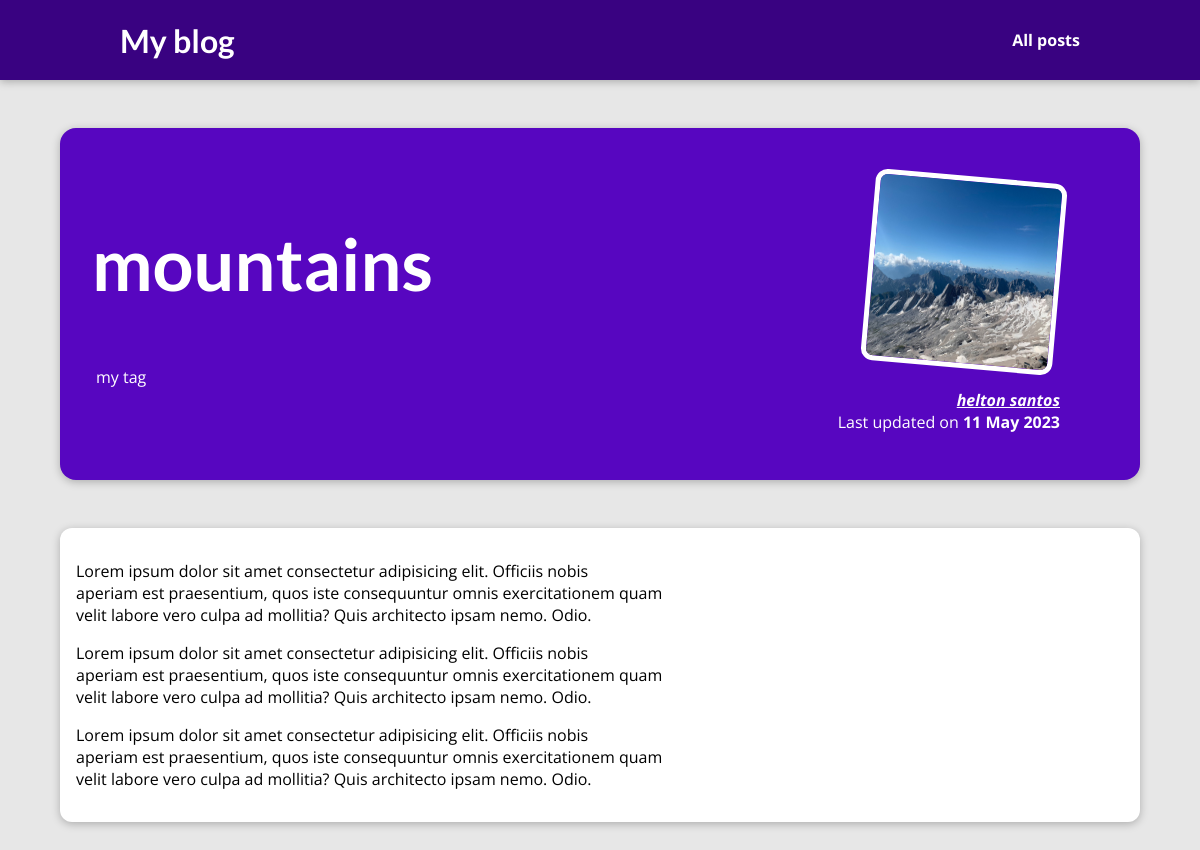
The app's page /blog/posts/hike-in-the-mountains with its own data.
### blog/models.py (models this page shows, shortened)
class Post(models.Model):
    title = models.CharField(max_length=150)
    excerpt = models.CharField(max_length=200)
    image_name = models.CharField(max_length=100)
    date = models.DateField(auto_now=True)
    slug = models.SlugField(unique=True, db_index=True)
    content = models.TextField(validators=[MinLengthValidator(10)])
    author = models.ForeignKey(
        Author, on_delete=models.SET_NULL, related_name="posts", null=True)
    tags = models.ManyToManyField(Tag)

class Tag(models.Model):
    caption = models.CharField(max_length=20)

class Author(models.Model):
    first_name = models.CharField(max_length=100)
    last_name = models.CharField(max_length=100)
    email = models.EmailField()
    def full_name(self):
        return f"{self.first_name } {self.last_name}"
    def __str__(self) -> str:
        return self.full_name()

### blog/views.py (the view)
# urls.py: path('posts/<slug:slug>', views.post_detail, name="post-detail"),
def post_detail(request, slug):
    post_detail = get_object_or_404(Post, slug=slug)
    return render(request, "blog/post_detail.html", {
        "slug": slug,
        "post": post_detail,
        "tags": post_detail.tags.all()
    })

### blog/templates/blog/post_detail.html (shortened to what this page needs)
{% extends 'base.html' %}
{% load static %}
{% block css_files %}
    <link rel="stylesheet" href="{% static 'blog/post-detail.css' %}" />
{% endblock  %}
{% block content %}
    <section id="summary">
        <h2>{{ post.title }}</h2>
        <div>
            {% for tag in tags %}
                <span style="color:white; margin: 4px" >{{ tag.caption }}</span>
            {% endfor %}
        </div>
        <article>
            <img src="{% static 'blog/images/'|add:post.image_name %}" al="post" />
            <address><a style="color:white" href="mailto:{{ post.author.email }}">{{ post.author }}</a></address>
            <div>
                Last updated on <time>{{ post.date|date:"d M Y" }}</time>
            </div>
        </article>
    </section>
    <main>
        {{ post.content|linebreaks }}
    </main>
{% endblock  %}

### templates/base.html (shortened to what this page needs)
{% load static %}
<!DOCTYPE html>
<html lang="en">
<head>
  <link rel="stylesheet" href="{% static "app.css" %}">
  {% block css_files %}
  {% endblock %}
</head>
<body>
  <header id="main-navigation">
    <h1>
      <a href="{% url 'starting-page' %}">My blog</a>
    </h1>
    <nav>
      <a href="{% url 'all-posts' %}">All posts</a>
    </nav>
  </header>
  {% block content %}
  {% endblock %}
</body>
</html>

### static/app.css (style rules this page uses)
* { box-sizing: border-box; }
html { font-family: 'Open Sans', 'Lato', sans-serif; }
body { margin: 0; }
h1, h2, h3 { font-family: 'Lato', sans-serif; font-weight: bold; }
#main-navigation { width: 100%; height: 5rem; display: flex; justify-content: space-between; align-items: center; padding: 0 10%; position: absolute; top: 0; left: 0; }
#main-navigation a { text-decoration: none; color: white; font-weight: bold; }

### blog/static/blog/post-detail.css (style rules this page uses)
body { background-color: #e7e7e7; }
#main-navigation { background-color: #390281; box-shadow: 0 2px 8px rgba(0, 0, 0, 0.25); }
#summary { margin: 8rem auto 3rem auto; padding: 2rem; width: 90%; max-width: 90rem; border-radius: 16px; background-color: #5706c0; position: relative; box-shadow: 0 2px 8px rgba(0, 0, 0, 0.25); height: 22rem; }
#summary h2 { color: white; font-size: 4.5rem; }
#summary article { position: absolute; top: 2rem; right: 3rem; padding: 1rem 2rem; border-radius: 12px; text-align: right; color: white; }
#summary article img { width: 12rem; height: 12rem; border-radius: 12px; transform: rotateZ(5deg); border: 5px solid white; margin-bottom: 1rem; }
#summary address { font-weight: bold; }
#summary time { font-weight: bold; }
main { width: 90%; max-width: 90rem; margin: 3rem auto; background-color: white; padding: 1rem; border-radius: 12px; box-shadow: 0 2px 8px rgba(0, 0, 0, 0.25); }

### records on screen
Post: title "mountains", image_name (picture), author "helton santos", date "11 May 2023", content "Lorem ipsum dolor sit amet consectetur adipisicing elit. Officiis nobis aperiam est praesentium, quos iste consequuntur omnis exercitationem quam velit labore vero culpa ad mollitia? Quis architecto ipsam nemo. Odio. Lorem ipsum dolor sit amet consectetur adipisicing elit. Officiis nobis aperiam est praesentium, quos iste consequuntur omnis exercitationem quam velit labore vero culpa ad mollitia? Quis architecto ipsam nemo. Odio. Lorem ipsum dolor sit amet consectetur adipisicing elit. Officiis nobis aperiam est praesentium, quos iste consequuntur omnis exercitationem quam velit labore vero culpa ad mollitia? Quis architecto ipsam nemo. Odio."
Tag: caption "my tag"
